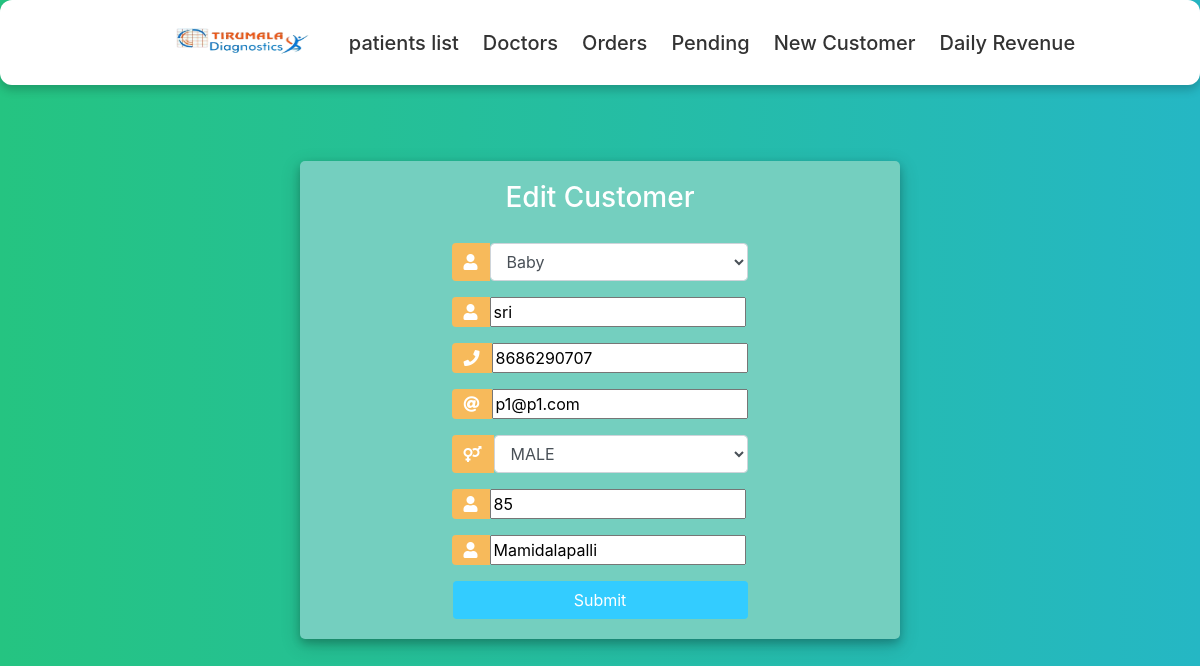
The app's page /2/edit_customer_details/ (signed in) with its own data.
### details/models.py (models this page shows, shortened)
class Title(models.Model):
    title = models.CharField(max_length=50)
    def __str__(self):
        return self.title

class Customer(models.Model):
    title = models.ForeignKey(Title, on_delete=models.DO_NOTHING,null=True)
    patient_name = models.CharField(max_length=50)
    mobile = models.IntegerField(null=True)
    email = models.EmailField(null=True)
    gender = models.ForeignKey(Gender, on_delete=models.DO_NOTHING,null=True)
    age = models.CharField(max_length=4, null=True)
    patient_address = models.CharField(max_length=150)

class Gender(models.Model):
    gender = models.CharField(max_length= 10)
    def __str__(self):
        return self.gender

### details/views.py (the view)
# urls.py: path('<pk>/edit_customer_details/', edit_customer, name='edit_customer'),
@login_required(login_url='user_login')
def edit_customer(request,pk):
    instance = Customer.objects.get(id=pk)
    form = EditCustomerorm(request.POST or None, instance=instance)
    if form.is_valid():
        form.save()
        return redirect(reverse('customer_details', kwargs={'pk': pk}))
    patient = Customer.objects.get(id=pk)
    orders = patient.order_set.all()
    return render(request,'edit_customer.html',{'patient': patient,'form':form})

### details/forms.py
class EditCustomerorm(CustomerForm, ModelForm):
    class Meta:
        model = Customer
        fields = ['title','patient_name', 'mobile', 'email', 'gender', 'age', 'patient_address']

### details/Templates/edit_customer.html (shortened to what this page needs)
{% load static %}
<!DOCTYPE html>
<html>
<head>
    <link rel="stylesheet" href="https://stackpath.bootstrapcdn.com/bootstrap/4.1.3/css/bootstrap.min.css">
    <link rel="stylesheet" href="https://use.fontawesome.com/releases/v5.6.1/css/all.css">
</head>
<body>
    <div>
        <ul class="nav-links">
          <li><a href={% url 'home' %}> <img src="{% static '/images/logo.png' %}" alt="My image" width="200" height="45"></li>
          <li><a href={% url 'patients_list' %}> patients list </a> </li>
          <li><a href={% url 'doctors_list' %}> Doctors </a> </li>
          <li><a href={% url 'orders_list' %}> Orders </a> </li>
          <li><a href={% url 'pending_samples' %}> Pending </a> </li>
          <li><a href={% url 'register_customer' %}> New Customer </a> </li>
          <li><a href={% url 'daily_totals' %}> Daily Revenue </a> </li>
        </ul>
      </div>
    <div class="container h-100">
        <div class="d-flex justify-content-center h-100">
            <div class="user_card">
                <div class="d-flex justify-content-center">
                    <h3 id="form-title">Edit Customer</h3>
                </div>
                <div class="d-flex justify-content-center form_container">
                    <form method="POST" action="">
                        <div class="input-group mb-3">
                            <div class="input-group-append">
                                <span class="input-group-text"><i class="fas fa-user"></i></span>
                            </div>
                            {{form.title}}
                        </div>
                        <div class="input-group mb-3">
                            <div class="input-group-append">
                                <span class="input-group-text"><i class="fas fa-user"></i></span>
                            </div>
                            {{form.patient_name}}
                        </div>
                        <div class="input-group mb-3">
                            <div class="input-group-append">
                                <span class="input-group-text"><i class="fas fa-solid fa-phone"></i></span>
                            </div>
                            {{form.mobile}}
                        </div>
                        <div class="input-group mb-3">
                            <div class="input-group-append">
                                <span class="input-group-text"><i class="fas fa-at"></i></span>
                            </div>
                            {{form.email}}
                        </div>
                        <div class="input-group mb-3">
                            <div class="input-group-append">
                                <span class="input-group-text"><i class="fas fa-venus-mars"></i></span>
                            </div>
                             {{form.gender}}
                        </div>
                        <div class="input-group mb-3">
                            <div class="input-group-append">
                                <span class="input-group-text"><i class="fas fa-user"></i></span>
                            </div>
                            {{form.age}}
                        </div>
                        <div class="input-group mb-3">
                        <div class="input-group-append">
                                <span class="input-group-text"><i class="fas fa-user"></i></span>
                            </div>
                            {{form.patient_address}}
                        </div>
                        <div class="d-flex justify-content-center mt-3 login_container">
                            <input class="btn login_btn" type="submit" value="Submit">
                        </div>
                    </form>
                </div>
            </div>
        </div>
    </div>
</body>
</html>

### details/Templates/edit_customer.html (style rules this page uses)
body, html { margin: 0; padding: 0; height: 100%; background: linear-gradient(to right, #25c481, #25b7c4); }
.user_card { width: 600px; margin-top: auto; margin-bottom: auto; background: #74cfbf; position: relative; display: flex; justify-content: center; flex-direction: column; padding: 20px; box-shadow: 0 4px 8px 0 rgba(0, 0, 0, 0.2), 0 6px 20px 0 rgba(0, 0, 0, 0.19); border-radius: 5px; }
.form_container { margin-top: 20px; }
#form-title { color: #fff; }
.form-control { border-radius: 0.25rem !important; }
.login_btn { width: 100%; background: #33ccff !important; color: white !important; }
.input-group-text { background: #f7ba5b !important; color: white !important; border: 0 !important; border-radius: 0.25rem 0 0 0.25rem !important; }
.nav-links { display: flex; align-items: center; justify-content: center; background: #fff; padding: 20px 15px; border-radius: 12px; box-shadow: 0 5px 10px rgba(0,0,0,0.2); position: fixed; top: 0; left: 0; width: 100%; }
.nav-links li { list-style: none; margin: 0 12px; }
.nav-links li a { position: relative; color: #333; font-size: 20px; font-weight: 500; padding: 6px 0; text-decoration: none; }
.nav-links li a:before { content: ''; position: absolute; bottom: 0; left: 0; height: 3px; width: 0%; background: #34efdf; border-radius: 12px; transition: all 0.4s ease; }

### records on screen
Title: title "Baby"
Customer: patient_name "sri", mobile "8686290707", email "p1@p1.com", age "85", patient_address "Mamidalapalli"
Gender: gender "MALE"
